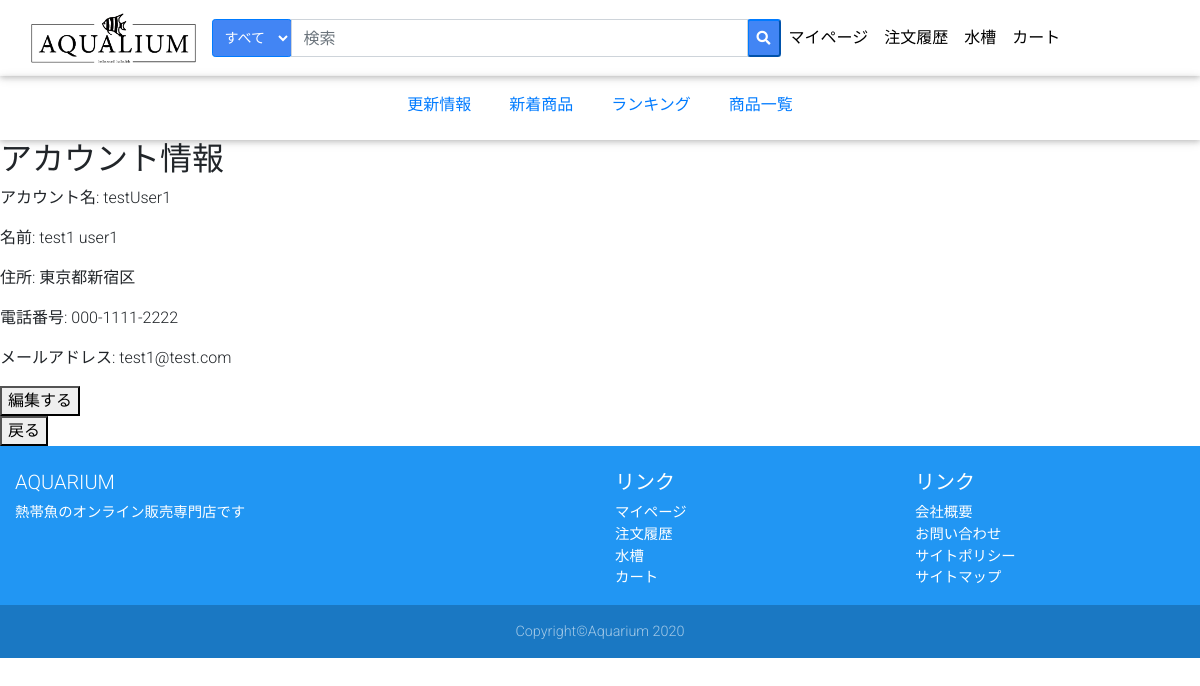
The page /source/account_setting.php (signed in) on the database its author committed.
### tables this page shows
CREATE TABLE `users` (
  `user_id` int(11) NOT NULL,
  `mail_address` varchar(255) NOT NULL,
  `user_name` varchar(50) NOT NULL,
  `password` varchar(255) NOT NULL,
  `last_name` varchar(25) NOT NULL,
  `first_name` varchar(25) NOT NULL,
  `postal_code` char(7) NOT NULL,
  `address` varchar(100) NOT NULL,
  `birthday` date NOT NULL,
  `phone_number` varchar(15) NOT NULL,
  `question_id` int(11) NOT NULL,
  `answer` varchar(25) NOT NULL,
  `user_created_at` datetime NOT NULL,
  `user_deleted_at` datetime DEFAULT NULL
);

### source/account_setting.php (the view, shortened to what this page needs)
<?php
require('./db_connect.php');
function h($str)
{
  return htmlentities($str, ENT_QUOTES);
}
if (!empty($_SESSION)) {
  $sql = "SELECT * FROM users WHERE user_id = :user_id";
  $stmt = $pdo->prepare($sql);
  $stmt->bindValue(':user_id', $_SESSION['user_id']);
  $stmt->execute();
  $user_info = $stmt->fetch(PDO::FETCH_ASSOC);
  $user_name = $user_info['user_name'];
  $last_name = $user_info['last_name'];
  $first_name = $user_info['first_name'];
  $address = $user_info['address'];
  $phone_number = $user_info['phone_number'];
  $mail_address = $user_info['mail_address'];
}
?>
<!DOCTYPE html>
<html lang="ja">
<head>
</head>
<body>
  <div class="wrapper">
    <div class="contents">
      <h2>アカウント情報</h2>
      <p>アカウント名: <?php if (!empty($_SESSION)) {
                    echo h($user_name);
                  } ?></p>
      <p>名前: <?php if (!empty($_SESSION)) {
                echo h($last_name . " " . $first_name);
              }  ?></p>
      <p>住所: <?php if (!empty($_SESSION)) {
                echo h($address);
              }  ?></p>
      <p>電話番号: <?php if (!empty($_SESSION)) {
                  echo h($phone_number);
                }  ?></p>
      <p>メールアドレス: <?php if (!empty($_SESSION)) {
                    echo h($mail_address);
                  }  ?></p>
      <form action="account_setting_edit.php" method="post">
        <?php if (!empty($_SESSION)) {
          echo '<input type="submit" name="" value="編集する">';
        }  ?>
      </form>
      <form action="./my_page.php" method="post">
        <input type="submit" name="" value="戻る">
      </form>
    </div>
  </div>
</body>
</html>

### source/css/style.css (style rules this page uses)
.search { width: 70%; }
.nav-tabs-wrap { overflow-y: none; overflow-x: auto; white-space: nowrap; }
.nav-tabs-wrap .nav { display: inline-block; width: 100%; }
.nav-tabs-wrap .nav>li { display: inline-block; float: none; }
.scroll { text-align: center; }
.line { border-bottom: 0; }
@media only screen and (max-width:1650px) { .search { width: 60%; } }
@media only screen and (max-width:1290px) { .search { width: 50%; } }
button, html [type="button"], [type="reset"], [type="submit"] { -webkit-appearance: none; -moz-appearance: none; appearance: none; }
body { font-family: "Roboto", sans-serif; font-weight: 300; }
.btn-primary { color: #fff; background-color: #4285f4 !important; }
.waves-effect { position: relative; overflow: hidden; cursor: pointer; -webkit-user-select: none; -moz-user-select: none; -ms-user-select: none; user-select: none; -webkit-tap-highlight-color: transparent; }

### rows shown on the page
users: user_name "testUser1", last_name+first_name "test1 user1", address "東京都新宿区", phone_number "000-1111-2222", mail_address "test1@test.com"
